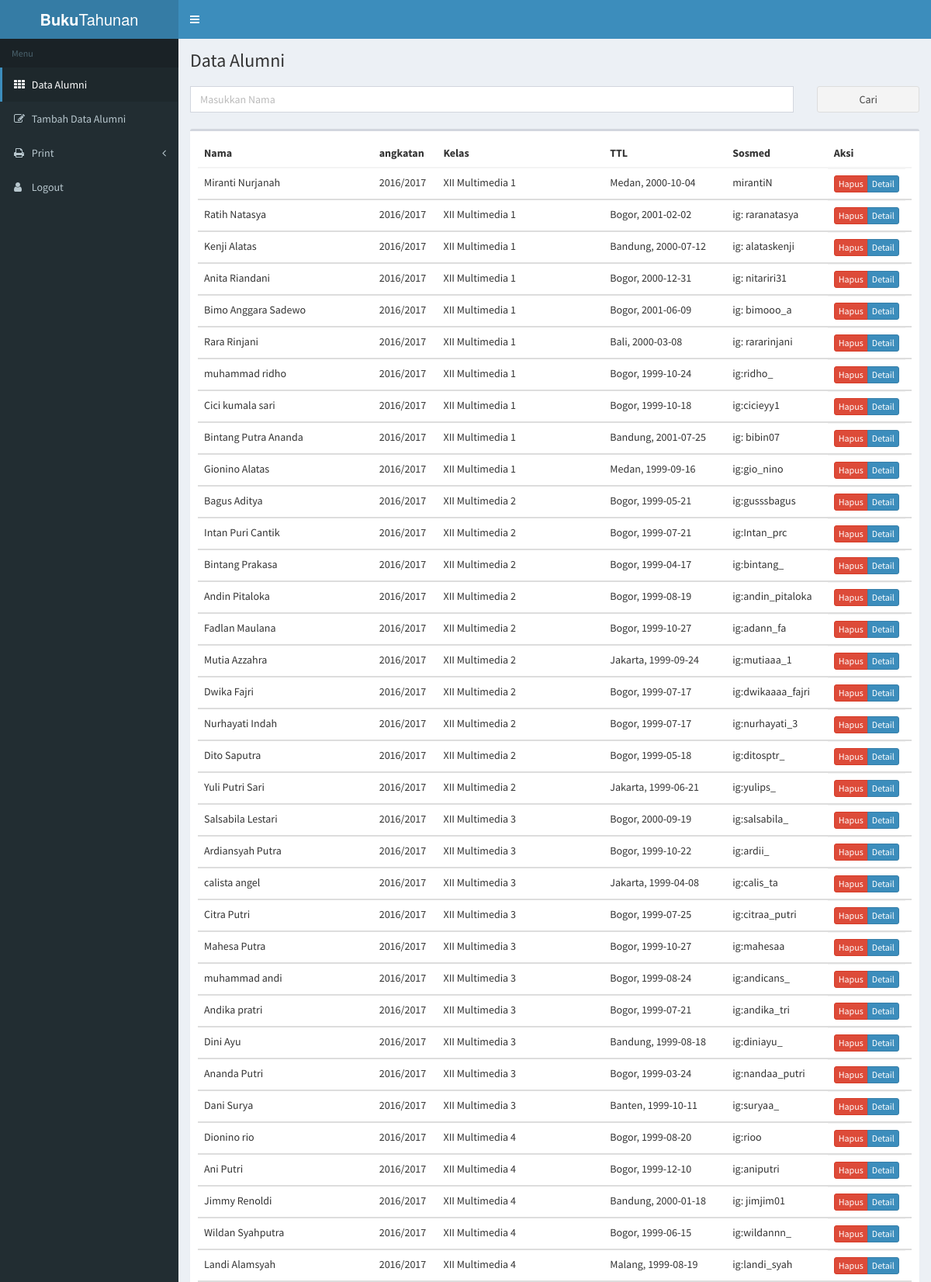
The page /admin/view.php?message=success (upper part) on the database its author committed.
### tables this page shows
CREATE TABLE IF NOT EXISTS `murid` (
  `nama` varchar(100) NOT NULL,
  `tempat` varchar(100) NOT NULL,
  `tanggal` date NOT NULL,
  `sosmed` varchar(100) NOT NULL,
  `pesan` varchar(255) NOT NULL,
  `foto` varchar(255) NOT NULL,
  `kode_kelas` int(3) NOT NULL,
  `id` int(11) NOT NULL AUTO_INCREMENT,
  `angkatan` varchar(50) NOT NULL,
  PRIMARY KEY (`id`)
);

CREATE TABLE IF NOT EXISTS `kelas` (
  `id_kls` int(3) NOT NULL AUTO_INCREMENT,
  `kelas` varchar(30) NOT NULL,
  PRIMARY KEY (`id_kls`)
);

### admin/view.php (the view, shortened to what this page needs)
<!DOCTYPE html>
<html>
  <head>
    <link href="bootstrap/css/bootstrap.min.css" rel="stylesheet" type="text/css" />
    <link href="font-awesome/css/font-awesome.min.css" rel="stylesheet" type="text/css" />
    <link href="dist/css/AdminLTE.min.css" rel="stylesheet" type="text/css" />
    <link href="dist/css/skins/_all-skins.min.css" rel="stylesheet" type="text/css" />
    <link href="plugins/iCheck/flat/blue.css" rel="stylesheet" type="text/css" />
    <link href="plugins/morris/morris.css" rel="stylesheet" type="text/css" />
    <link href="plugins/jvectormap/jquery-jvectormap-1.2.2.css" rel="stylesheet" type="text/css" />
    <link href="plugins/datepicker/datepicker3.css" rel="stylesheet" type="text/css" />
    <link href="plugins/daterangepicker/daterangepicker-bs3.css" rel="stylesheet" type="text/css" />
    <link href="plugins/bootstrap-wysihtml5/bootstrap3-wysihtml5.min.css" rel="stylesheet" type="text/css" />
  </head>
  <body class="skin-blue">
    <div class="wrapper">
      <header class="main-header">
        <a href="#" class="logo"><b>Buku</b>Tahunan</a>
        <nav class="navbar navbar-static-top" role="navigation">
          <a href="#" class="sidebar-toggle" data-toggle="offcanvas" role="button">
          </a>
        </nav>
      </header>
      <aside class="main-sidebar">
        <section class="sidebar">
          <ul class="sidebar-menu">
            <li class="header">Menu</li>
            <li class="active">
              <a href="view.php">
                <i class="fa fa-th"></i> <span>Data Alumni</span>
              </a>
            </li>
            <li>
              <a href="tambah.php">
                <i class="fa fa-edit"></i> <span>Tambah Data Alumni</span>
              </a>
            </li>
            <li class="treeview">
              <a href="#">
                <i class="fa fa-print"></i> <span>Print</span>
                <i class="fa fa-angle-left pull-right"></i>
              </a>
                </li>
              </ul>
            <li>
              <a href="ceklogout.php">
                <i class="fa fa-user" ></i> <span>Logout</span>
              </a>
            </li>
        </section>
      </aside>
      <div class="content-wrapper">
        <section class="content-header">
          <h1>
            Data Alumni
            </h1>
        </section>
        <br>
        <form class="form-horizontal" role="search" method="GET" action="">
          <div class="col-md-10 col-xs-12">
            <input type="text" name="cari" class="form-control" placeholder="Masukkan Nama">
          </div>
          <div class="col-md-2">
            <button class="btn btn-default btn-block" type="submit">Cari</button>
          </div>
        </form>
        <br>
        <br>
        <section class="content">
        <div class="row" >
    <div class="col-sm-12">
      <div class="box">
      <div class="box-body table-responsive">
    <table class="table table-hover">
    <thead>
    <tr>
      <th>Nama</th>
      <th>angkatan</th>
      <th>Kelas</th>
      <th>TTL</th>
      <th>Sosmed</th>
      <th>Aksi</th>
    </tr>
    </thead>
<?php
    if (isset($_GET['cari'])){
      $q=mysql_query("SELECT * FROM murid INNER JOIN kelas ON murid.kode_kelas = kelas.id_kls WHERE murid.nama LIKE '%$_GET[cari]%' ORDER BY kelas.id_kls, murid.angkatan ASC");
    }else{
      $q=mysql_query("SELECT * FROM murid INNER JOIN kelas ON murid.kode_kelas = kelas.id_kls ORDER BY murid.angkatan, kelas.id_kls ASC");
    }
    while($data=mysql_fetch_object($q))
  {
    ?>
    <tbody>
      <tr>
        <td><?php echo $data->nama; ?></td>
        <td><?php echo $data->angkatan; ?></td>
        <td><?php echo $data->kelas; ?></td>
        <td><?php echo $data->tempat; ?>, <?php echo $data->tanggal;?></td>
        <td><?php echo $data->sosmed; ?></td>
        <td class="btn-group"><a href="hapus.php?id=<?php echo $data->id; ?>" class="btn btn-xs btn-danger" onclick="return confirm('Yakin data ini akan dihapus?');">Hapus</a>  <a href="view_detail.php?id=<?php echo $data->id; ?>" class="btn btn-xs btn-primary">Detail</a></td>
      </tr>
    </tbody>
    <?php
  }
  ?>
    </table>
  </div>
</div>
    </div>
  </div>
        </section>
      </div>
    </div>
  </body>
</html>

### rows shown on the page
murid: nama "Miranti Nurjanah", angkatan "2016/2017", kode_kelas.kelas "XII Multimedia 1", tempat "Medan", tanggal "2000-10-04", sosmed "mirantiN"
murid: nama "Ratih Natasya", angkatan "2016/2017", kode_kelas.kelas "XII Multimedia 1", tempat "Bogor", tanggal "2001-02-02", sosmed "ig: raranatasya"
murid: nama "Kenji Alatas", angkatan "2016/2017", kode_kelas.kelas "XII Multimedia 1", tempat "Bandung", tanggal "2000-07-12", sosmed "ig: alataskenji"
murid: nama "Anita Riandani", angkatan "2016/2017", kode_kelas.kelas "XII Multimedia 1", tempat "Bogor", tanggal "2000-12-31", sosmed "ig: nitariri31"
murid: nama "Bimo Anggara Sadewo", angkatan "2016/2017", kode_kelas.kelas "XII Multimedia 1", tempat "Bogor", tanggal "2001-06-09", sosmed "ig: bimooo_a"
murid: nama "Rara Rinjani", angkatan "2016/2017", kode_kelas.kelas "XII Multimedia 1", tempat "Bali", tanggal "2000-03-08", sosmed "ig: rararinjani"
murid: nama "muhammad ridho", angkatan "2016/2017", kode_kelas.kelas "XII Multimedia 1", tempat "Bogor", tanggal "1999-10-24", sosmed "ig:ridho_"
murid: nama "Cici kumala sari", angkatan "2016/2017", kode_kelas.kelas "XII Multimedia 1", tempat "Bogor", tanggal "1999-10-18", sosmed "ig:cicieyy1"
murid: nama "Bintang Putra Ananda", angkatan "2016/2017", kode_kelas.kelas "XII Multimedia 1", tempat "Bandung", tanggal "2001-07-25", sosmed "ig: bibin07"
murid: nama "Gionino Alatas", angkatan "2016/2017", kode_kelas.kelas "XII Multimedia 1", tempat "Medan", tanggal "1999-09-16", sosmed "ig:gio_nino"
murid: nama "Bagus Aditya", angkatan "2016/2017", kode_kelas.kelas "XII Multimedia 2", tempat "Bogor", tanggal "1999-05-21", sosmed "ig:gusssbagus"
murid: nama "Intan Puri Cantik", angkatan "2016/2017", kode_kelas.kelas "XII Multimedia 2", tempat "Bogor", tanggal "1999-07-21", sosmed "ig:Intan_prc"
murid: nama "Bintang Prakasa", angkatan "2016/2017", kode_kelas.kelas "XII Multimedia 2", tempat "Bogor", tanggal "1999-04-17", sosmed "ig:bintang_"
murid: nama "Andin Pitaloka", angkatan "2016/2017", kode_kelas.kelas "XII Multimedia 2", tempat "Bogor", tanggal "1999-08-19", sosmed "ig:andin_pitaloka"
murid: nama "Fadlan Maulana", angkatan "2016/2017", kode_kelas.kelas "XII Multimedia 2", tempat "Bogor", tanggal "1999-10-27", sosmed "ig:adann_fa"
murid: nama "Mutia Azzahra", angkatan "2016/2017", kode_kelas.kelas "XII Multimedia 2", tempat "Jakarta", tanggal "1999-09-24", sosmed "ig:mutiaaa_1"
murid: nama "Dwika Fajri", angkatan "2016/2017", kode_kelas.kelas "XII Multimedia 2", tempat "Bogor", tanggal "1999-07-17", sosmed "ig:dwikaaaa_fajri"
murid: nama "Nurhayati Indah", angkatan "2016/2017", kode_kelas.kelas "XII Multimedia 2", tempat "Bogor", tanggal "1999-07-17", sosmed "ig:nurhayati_3"
murid: nama "Dito Saputra", angkatan "2016/2017", kode_kelas.kelas "XII Multimedia 2", tempat "Bogor", tanggal "1999-05-18", sosmed "ig:ditosptr_"
murid: nama "Yuli Putri Sari", angkatan "2016/2017", kode_kelas.kelas "XII Multimedia 2", tempat "Jakarta", tanggal "1999-06-21", sosmed "ig:yulips_"
murid: nama "Salsabila Lestari", angkatan "2016/2017", kode_kelas.kelas "XII Multimedia 3", tempat "Bogor", tanggal "2000-09-19", sosmed "ig:salsabila_"
murid: nama "Ardiansyah Putra", angkatan "2016/2017", kode_kelas.kelas "XII Multimedia 3", tempat "Bogor", tanggal "1999-10-22", sosmed "ig:ardii_"
murid: nama "calista angel", angkatan "2016/2017", kode_kelas.kelas "XII Multimedia 3", tempat "Jakarta", tanggal "1999-04-08", sosmed "ig:calis_ta"
murid: nama "Citra Putri", angkatan "2016/2017", kode_kelas.kelas "XII Multimedia 3", tempat "Bogor", tanggal "1999-07-25", sosmed "ig:citraa_putri"
murid: nama "Mahesa Putra", angkatan "2016/2017", kode_kelas.kelas "XII Multimedia 3", tempat "Bogor", tanggal "1999-10-27", sosmed "ig:mahesaa"
murid: nama "muhammad andi", angkatan "2016/2017", kode_kelas.kelas "XII Multimedia 3", tempat "Bogor", tanggal "1999-08-24", sosmed "ig:andicans_"
murid: nama "Andika pratri", angkatan "2016/2017", kode_kelas.kelas "XII Multimedia 3", tempat "Bogor", tanggal "1999-07-21", sosmed "ig:andika_tri"
murid: nama "Dini Ayu", angkatan "2016/2017", kode_kelas.kelas "XII Multimedia 3", tempat "Bandung", tanggal "1999-08-18", sosmed "ig:diniayu_"
murid: nama "Ananda Putri", angkatan "2016/2017", kode_kelas.kelas "XII Multimedia 3", tempat "Bogor", tanggal "1999-03-24", sosmed "ig:nandaa_putri"
murid: nama "Dani Surya", angkatan "2016/2017", kode_kelas.kelas "XII Multimedia 3", tempat "Banten", tanggal "1999-10-11", sosmed "ig:suryaa_"
murid: nama "Dionino rio", angkatan "2016/2017", kode_kelas.kelas "XII Multimedia 4", tempat "Bogor", tanggal "1999-08-20", sosmed "ig:rioo"
murid: nama "Ani Putri", angkatan "2016/2017", kode_kelas.kelas "XII Multimedia 4", tempat "Bogor", tanggal "1999-12-10", sosmed "ig:aniputri"
murid: nama "Jimmy Renoldi", angkatan "2016/2017", kode_kelas.kelas "XII Multimedia 4", tempat "Bandung", tanggal "2000-01-18", sosmed "ig: jimjim01"
murid: nama "Wildan Syahputra", angkatan "2016/2017", kode_kelas.kelas "XII Multimedia 4", tempat "Bogor", tanggal "1999-06-15", sosmed "ig:wildannn_"
murid: nama "Landi Alamsyah", angkatan "2016/2017", kode_kelas.kelas "XII Multimedia 4", tempat "Malang", tanggal "1999-08-19", sosmed "ig:landi_syah"
